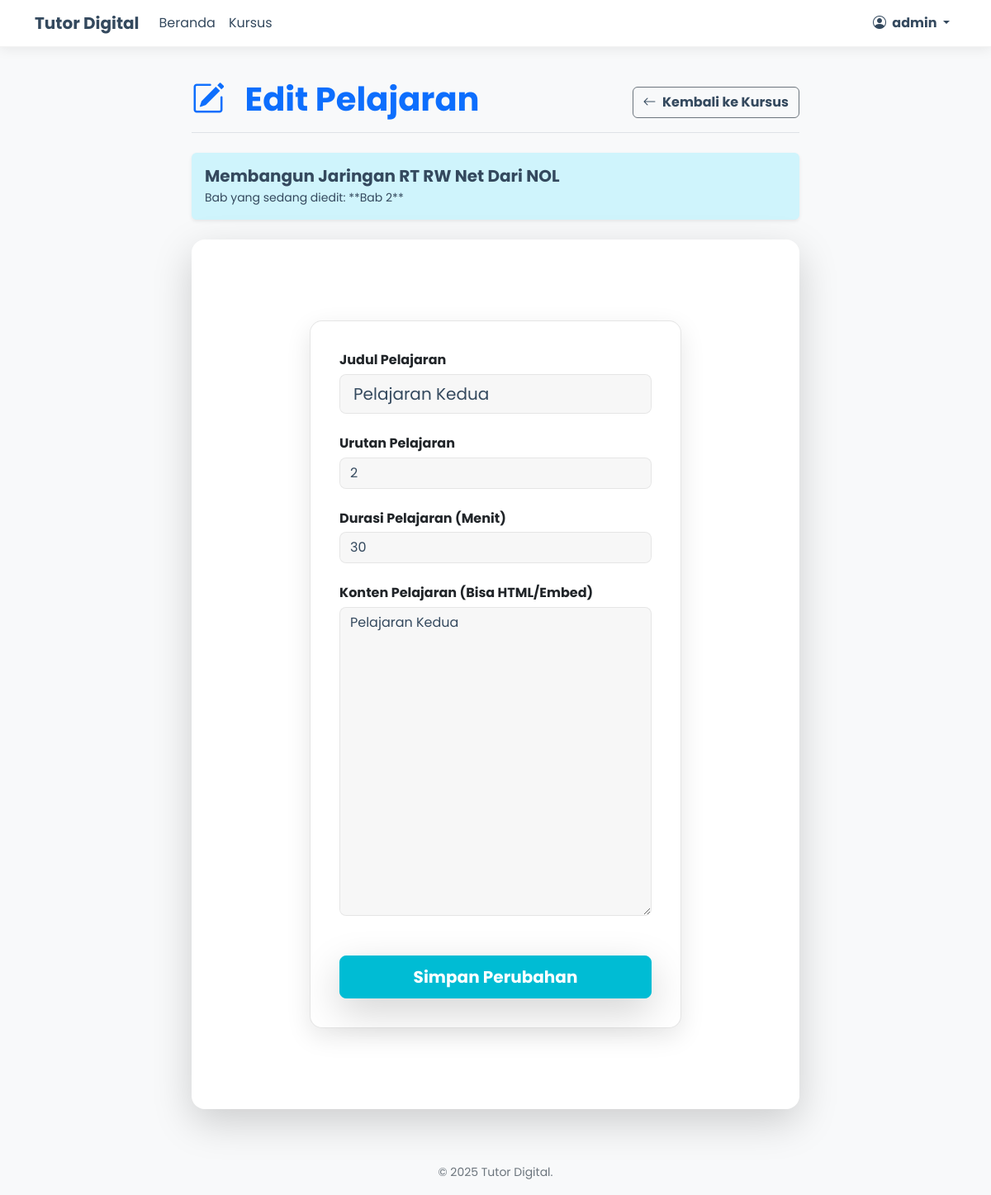
Screenshot of /admin/edit_lesson/2 (signed in) with the database file from the repository.
### models.py (models this page shows, shortened)
class User(UserMixin, db.Model):
    id = db.Column(db.Integer, primary_key=True)
    username = db.Column(db.String(64), index=True, unique=True)
    email = db.Column(db.String(120), index=True, unique=True)
    password_hash = db.Column(db.String(256))
    is_admin = db.Column(db.Boolean, default=False)
    full_name = db.Column(db.String(120))
    whatsapp_number = db.Column(db.String(20))
    enrollments = db.relationship('Enrollment', backref='student', lazy='dynamic')
    progresses = db.relationship('LessonProgress', backref='student', lazy='dynamic')

class Course(db.Model):
    id = db.Column(db.Integer, primary_key=True)
    title = db.Column(db.String(100), nullable=False)
    description = db.Column(db.Text)
    category = db.Column(db.String(64), default='Umum')
    instructor_name = db.Column(db.String(100))
    instructor_title = db.Column(db.String(100))
    rating = db.Column(db.Float, default=0.0)
    price = db.Column(db.Integer, default=0)
    discount_percent = db.Column(db.Integer, default=0)
    duration_hours = db.Column(db.Integer, default=10) # Field baru
    image_url = db.Column(db.String(255), nullable=True)
    instructor_image_url = db.Column(db.String(255), nullable=True)
    lessons = db.relationship('Lesson', backref='course', lazy='dynamic')
    enrollments = db.relationship('Enrollment', backref='course', lazy='dynamic')

class Lesson(db.Model):
    id = db.Column(db.Integer, primary_key=True)
    title = db.Column(db.String(100), nullable=False)
    content = db.Column(db.Text)
    course_id = db.Column(db.Integer, db.ForeignKey('course.id'))
    order = db.Column(db.Integer)
    duration_minutes = db.Column(db.Integer, default=15) # FIELD BARU
    progresses = db.relationship('LessonProgress', backref='lesson', lazy='dynamic')

### routes.py (the view)
@app.route('/admin/edit_lesson/<int:lesson_id>', methods=['GET', 'POST'])
@login_required
@admin_required
def edit_lesson(lesson_id):
    lesson = Lesson.query.get_or_404(lesson_id)
    course = lesson.course
    form = LessonForm(obj=lesson) # Menggunakan obj=lesson untuk mengisi form
    if form.validate_on_submit():
        lesson.title = form.title.data
        lesson.content = form.content.data
        lesson.order = form.order.data
        lesson.duration_minutes = form.duration_minutes.data # TAMBAHAN FIELD BARU
        db.session.commit()
        flash(f'Pelajaran "{lesson.title}" berhasil diperbarui!', 'success')
        return redirect(url_for('edit_course', course_id=course.id))
    elif request.method == 'GET':
        pass
    return render_template('admin/edit_lesson.html', title=f'Edit Pelajaran: {lesson.title}', form=form, course=course, lesson=lesson)

### forms.py
class LessonForm(FlaskForm):
    title = StringField('Judul Pelajaran', validators=[DataRequired()])
    content = TextAreaField('Konten Pelajaran (Bisa HTML/Embed)', validators=[DataRequired()])
    order = IntegerField('Urutan Pelajaran', validators=[DataRequired()])
    duration_minutes = IntegerField('Durasi Pelajaran (Menit)', validators=[DataRequired()], default=15) # FIELD BARU
    submit = SubmitField('Tambah Pelajaran')

### app.py (called while the page is built)
@app.context_processor
def inject_global_variables():
    return dict(
        now=datetime.utcnow # Menggunakan UTC, atau datetime.now() jika Anda yakin dengan timezone server
    )

### models.py (called while the page is built)
@login_manager.user_loader
def load_user(user_id):
    return User.query.get(int(user_id))

### routes.py (called while the page is built)
def admin_required(f):
    @wraps(f)
    def decorated_function(*args, **kwargs):
        if not current_user.is_authenticated or not current_user.is_admin:
            flash('Akses ditolak. Anda harus menjadi Administrator.', 'danger')
            return redirect(url_for('index'))
        return f(*args, **kwargs)
    return decorated_function

### templates/admin/edit_lesson.html (shortened to what this page needs)
{% extends "base.html" %}
{% block content %}
<div class="container">
    <div class="row justify-content-center">
        <div class="col-lg-8">
            <div class="d-flex justify-content-between align-items-center mb-4 border-bottom pb-2">
                <h1 class="fw-bolder text-primary"><i class="bi bi-pencil-square me-3"></i> Edit Pelajaran</h1>
                <a href="{{ url_for('edit_course', course_id=course.id) }}" class="btn btn-outline-secondary fw-bold">
                    <i class="bi bi-arrow-left me-1"></i> Kembali ke Kursus
                </a>
            </div>
            <div class="alert alert-info shadow-sm p-3 mb-4">
                <h5 class="alert-heading fw-bold mb-1">{{ course.title }}</h5>
                <p class="mb-0 small">Bab yang sedang diedit: **Bab {{ lesson.order }}**</p>
            </div>
            <div class="card shadow-lg p-5 border-0 rounded-4">
                <form action="" method="post" novalidate>
                    <div class="mb-4">
                        {{ form.title.label(class="form-label fw-bold text-dark") }}
                        {{ form.title(class="form-control form-control-lg", placeholder="Contoh: Pengenalan Dasar Jaringan") }}
                    </div>
                    <div class="mb-4">
                        {{ form.order.label(class="form-label fw-bold text-dark") }}
                        {{ form.order(class="form-control", placeholder="Contoh: 1, 2, 3...") }}
                    </div>
                    {% if form.duration_minutes %}
                    <div class="mb-4">
                        {{ form.duration_minutes.label(class="form-label fw-bold text-dark") }}
                        {{ form.duration_minutes(class="form-control", placeholder="Contoh: 15 (menit)") }}
                    </div>
                    {% endif %}
                    <div class="mb-4">
                        {{ form.content.label(class="form-label fw-bold text-dark") }}
                        {{ form.content(class="form-control", rows=15, placeholder="Masukkan konten pelajaran di sini (HTML, teks, atau embed code)") }}
                    </div>
                    <div class="mt-5">
                        {{ form.submit(class="btn btn-primary btn-lg w-100 fw-bold shadow-lg", value="Simpan Perubahan") }}
                    </div>
                </form>
            </div>
        </div>
    </div>
</div>
{% endblock %}

### templates/base.html (shortened to what this page needs)
<!doctype html>
<html lang="id">
<head>
    <link href="https://cdn.jsdelivr.net/npm/bootstrap@5.3.2/dist/css/bootstrap.min.css" rel="stylesheet">
    <link rel="stylesheet" href="https://cdn.jsdelivr.net/npm/bootstrap-icons@1.11.3/font/bootstrap-icons.min.css">
    <link rel="stylesheet" href="https://cdnjs.cloudflare.com/ajax/libs/animate.css/4.1.1/animate.min.css"/>
    <link rel="stylesheet" href="{{ url_for('static', filename='style.css') }}">
</head>
<body>
    <nav class="navbar navbar-expand-lg navbar-light fixed-top">
        <div class="container">
            <a class="navbar-brand fw-bolder" href="{{ url_for('index') }}">
                Tutor Digital
            </a>
            <div class="collapse navbar-collapse" id="navbarNav">
                <ul class="navbar-nav me-auto mb-2 mb-lg-0">
                    <li class="nav-item">
                        <a class="nav-link" href="{{ url_for('index') }}">Beranda</a>
                    </li>
                    <li class="nav-item">
                        <a class="nav-link" href="{{ url_for('search') }}">Kursus</a>
                    </li>
                </ul>
                <ul class="navbar-nav">
                    {% if current_user.is_authenticated %}
                        <li class="nav-item dropdown">
                            <a class="nav-link dropdown-toggle fw-bold" href="#" id="navbarDropdown" role="button" data-bs-toggle="dropdown" aria-expanded="false">
                                <i class="bi bi-person-circle me-1"></i> {{ current_user.username }}
                            </a>
                        </li>
                    {% endif %}
                </ul>
            </div>
        </div>
    </nav>
    <main class="my-5 pt-5">
        {% block content %}{% endblock %}
    </main>
    <footer class="footer mt-auto py-3 bg-transparent">
        <div class="container text-center">
            <span class="text-muted small">
                &copy; {{ now().year }} Tutor Digital.
            </span>
        </div>
    </footer>
</body>
</html>

### static/style.css (style rules this page uses)
body { background-color: #F8F9FA; min-height: 100vh; font-family: 'Poppins', sans-serif; color: #34495E; }
h1, h2, h3, h4, h5, h6, p, a, .nav-link, .navbar-brand { color: #34495E !important; }
.text-muted { color: #6C757D !important; }
.navbar { background-color: rgba(255, 255, 255, 0.95) !important; box-shadow: 0 2px 15px rgba(0, 0, 0, 0.08); backdrop-filter: blur(5px); border-bottom: 1px solid rgba(0, 0, 0, 0.05); z-index: 1000; }
.navbar-light .navbar-nav .nav-link { color: #34495E !important; }
.card { background: rgba(255, 255, 255, 1); backdrop-filter: blur(0px); border-radius: 15px; border: 1px solid rgba(0, 0, 0, 0.05); box-shadow: 0 5px 20px 0 rgba(0, 0, 0, 0.05); color: #34495E; transition: transform 0.3s ease-in-out, box-shadow 0.3s; }
.container form { max-width: 450px; margin: 50px auto; padding: 35px; background: rgba(255, 255, 255, 1); backdrop-filter: blur(12px); border-radius: 15px; border: 1px solid rgba(0, 0, 0, 0.1); box-shadow: 0 10px 30px 0 rgba(0, 0, 0, 0.1); }
.form-control { background-color: rgba(0, 0, 0, 0.03); border: 1px solid rgba(0, 0, 0, 0.1); color: #34495E; border-radius: 8px; }
.form-label { margin-bottom: 0.3rem; }
.btn-primary { background-color: #00BCD4; border-color: #00BCD4; color: #fff; border-radius: 8px; padding: 10px 25px; font-weight: 600; transition: background-color 0.3s; }
.alert { color: #34495E; border: none; }

### rows the page displays
User: username "admin"
Course: title "Membangun Jaringan RT RW Net Dari NOL"
Lesson: order "2", title "Pelajaran Kedua", duration_minutes "30", content "Pelajaran Kedua"
